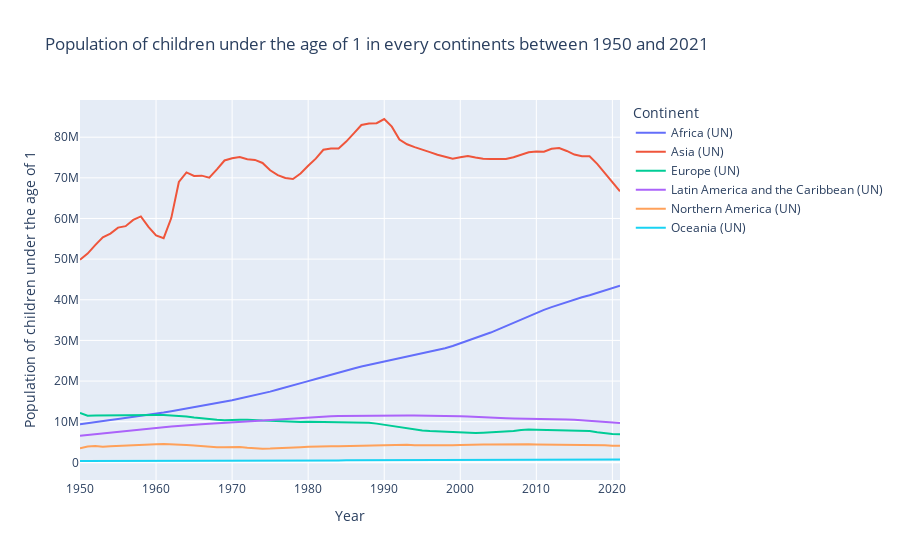

This figure's notebook cell:
### Markdown cell above
## 2.1: Population of children under the age of 1

### Code cell
# Filter the DataFrame to select data related to Africa
africa_data = filtered_pop[filtered_pop['Continents and World'] == 'Africa (UN)']

# Filter the DataFrame to select data related to other continents
other_continents_data = filtered_pop[~filtered_pop['Continents and World'].isin(['Africa (UN)', 'World'])]

# Columns to include in the plot
columns_to_plot = ['Population of children under the age of 1']

# Concatenate Africa data with data from other continents
combined_data = pd.concat([africa_data, other_continents_data])

# Create an interactive line plot with multiple curves using Plotly Express
fig = px.line(combined_data, x='Year', y='Population of children under the age of 1', color='Continents and World', 
              title='Population of children under the age of 1 in every continents between 1950 and 2021', 
              labels={'value': 'Population', 'Year': 'Year', 'Continents and World': 'Continent'})

# Show the interactive line plot
fig.show()
